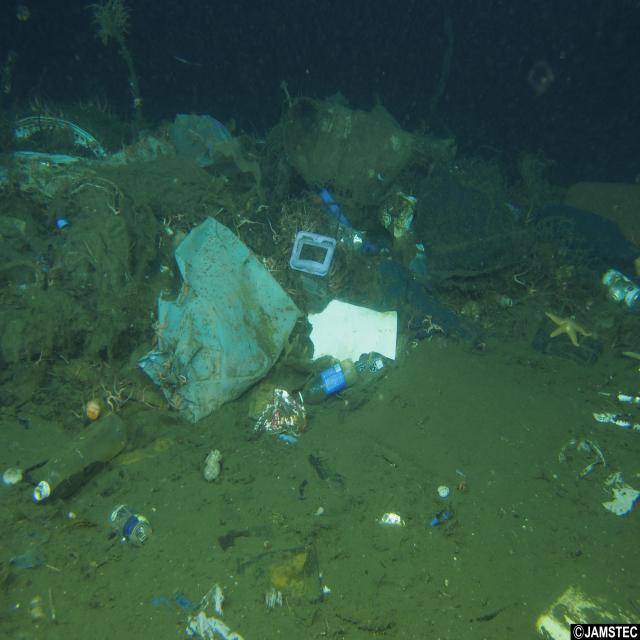
#> input picture Image/data/1.jpg, 640 x 640 px
$ python -i Preprocessing.py   (imports and definitions only)
#> lines starting #> are read from the running program, lines starting #| are printed output that depends on the picture
#> further down, picture is the input picture: shape (640, 640, 3); mean B, G, R 66.5, 84.9, 50.3
import cv2
import cv2
import numpy as np
#from os import listdir
#from os.path import isfile, join
from math import sqrt
import os
import sys
import time
from matplotlib import pyplot as plt
from MSRCR import MSR_color_restoration

import json

#Code has been obtained from: https://github.com/dongb5/Retinex
def singleScaleRetinex(img, sigma):
    retinex = np.log10(img) - np.log10(cv2.GaussianBlur(img, (0, 0), sigma))
    return retinex

# [49 lines left out: functions colorRestoration, multiScaleRetinex, simplestColorBalance, MSRCR, brightening, not called in this run]

def clahe(bgr):
    lab = cv2.cvtColor(bgr, cv2.COLOR_BGR2LAB)
#> lab: shape (640, 640, 3); mean of channels 0, 1, 2 83.4, 111.6, 134.4
    lab_planes = cv2.split(lab)
    lab_planes=list(lab_planes)
#> lab_planes = 3 items
    clahe = cv2.createCLAHE(clipLimit=1, tileGridSize=(8,8))

    lab_planes[0] = clahe.apply(lab_planes[0])

    lab = cv2.merge(lab_planes)
#> lab: shape (640, 640, 3); mean of channels 0, 1, 2 89.6, 111.6, 134.4

    bgr = cv2.cvtColor(lab, cv2.COLOR_LAB2BGR)
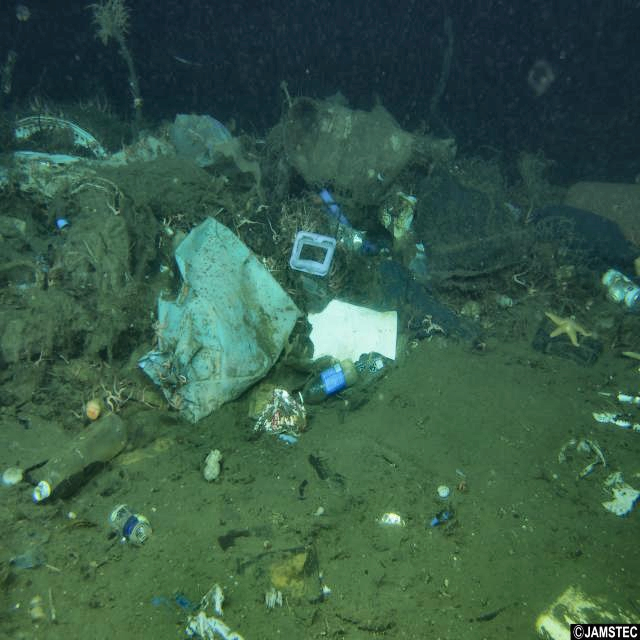
#> bgr: shape (640, 640, 3); mean B, G, R 72.3, 90.9, 56
    return bgr

# [5 lines left out: function ih, not called in this run]

data_path = "Image/data"
result_path = "Image/result_process"
result_ih_path = "result_ih"
result_sobel_path = "result_sobel"
result_sobel_ih_path = "result_sobel_ih"


img_list = os.listdir(data_path)
# [63 lines not run here, left out]

    # [113 lines of commented-out code are left out]


'''
if not os.path.exists('result'):
    os.mkdir('result')

image_files = [join('images', f) for f in listdir('images') if isfile(join('images', f))]
for f in image_files:
    print("processing " + f)
    img = cv2.imread(f, cv2.IMREAD_COLOR)
    height = img.shape[0] // 5
    width = img.shape[1] // 5
    dim = (width, height)
    #img = cv2.resize(img, dim)
    # cv2.imshow('img', clahe_img)
    # cv2.waitKey(0)

    brightening_img = brightening(img)
    clahe_img = clahe(brightening_img)

    cv2.imwrite(f.replace('images', 'result'), clahe_img)
'''

>>> import cv2
>>> picture = cv2.imread('Image/data/1.jpg')
>>> result = clahe(picture)
